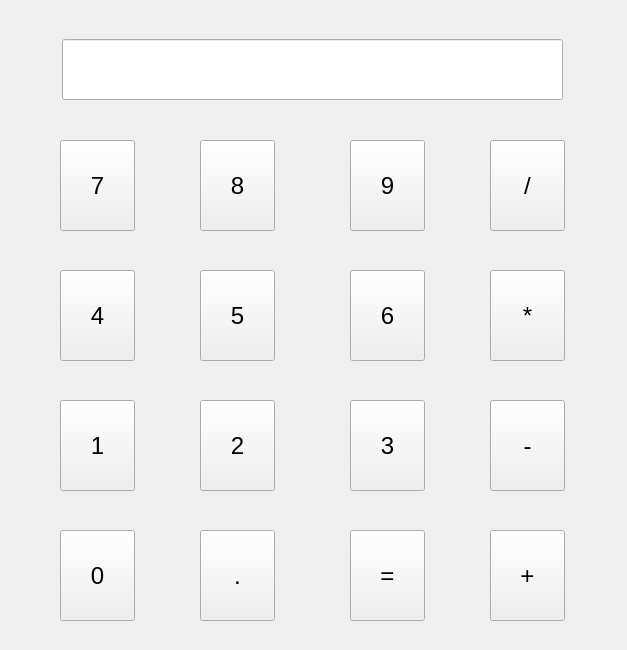
<?xml version="1.0" encoding="UTF-8"?>
<ui version="4.0">
 <class>Form</class>
 <widget class="QWidget" name="Form">
  <property name="geometry">
   <rect>
    <x>0</x>
    <y>0</y>
    <width>627</width>
    <height>650</height>
   </rect>
  </property>
  <property name="windowTitle">
   <string>computer</string>
  </property>
  <widget class="QPushButton" name="pushButton7">
   <property name="geometry">
    <rect>
     <x>60</x>
     <y>140</y>
     <width>75</width>
     <height>91</height>
    </rect>
   </property>
   <property name="font">
    <font>
     <family>Arial</family>
     <pointsize>18</pointsize>
    </font>
   </property>
   <property name="text">
    <string>7</string>
   </property>
  </widget>
  <widget class="QPushButton" name="pushButton8">
   <property name="geometry">
    <rect>
     <x>200</x>
     <y>140</y>
     <width>75</width>
     <height>91</height>
    </rect>
   </property>
   <property name="font">
    <font>
     <family>Arial</family>
     <pointsize>18</pointsize>
    </font>
   </property>
   <property name="text">
    <string>8</string>
   </property>
  </widget>
  <widget class="QPushButton" name="pushButton9">
   <property name="geometry">
    <rect>
     <x>350</x>
     <y>140</y>
     <width>75</width>
     <height>91</height>
    </rect>
   </property>
   <property name="font">
    <font>
     <family>Arial</family>
     <pointsize>18</pointsize>
    </font>
   </property>
   <property name="text">
    <string>9</string>
   </property>
  </widget>
  <widget class="QPushButton" name="pushButtondivide">
   <property name="geometry">
    <rect>
     <x>490</x>
     <y>140</y>
     <width>75</width>
     <height>91</height>
    </rect>
   </property>
   <property name="font">
    <font>
     <family>Arial</family>
     <pointsize>18</pointsize>
    </font>
   </property>
   <property name="text">
    <string>/</string>
   </property>
  </widget>
  <widget class="QPushButton" name="pushButton6">
   <property name="geometry">
    <rect>
     <x>350</x>
     <y>270</y>
     <width>75</width>
     <height>91</height>
    </rect>
   </property>
   <property name="font">
    <font>
     <family>Arial</family>
     <pointsize>18</pointsize>
    </font>
   </property>
   <property name="text">
    <string>6</string>
   </property>
  </widget>
  <widget class="QPushButton" name="pushButtonmutiply">
   <property name="geometry">
    <rect>
     <x>490</x>
     <y>270</y>
     <width>75</width>
     <height>91</height>
    </rect>
   </property>
   <property name="font">
    <font>
     <family>Arial</family>
     <pointsize>18</pointsize>
    </font>
   </property>
   <property name="text">
    <string>*</string>
   </property>
  </widget>
  <widget class="QPushButton" name="pushButton5">
   <property name="geometry">
    <rect>
     <x>200</x>
     <y>270</y>
     <width>75</width>
     <height>91</height>
    </rect>
   </property>
   <property name="font">
    <font>
     <family>Arial</family>
     <pointsize>18</pointsize>
    </font>
   </property>
   <property name="text">
    <string>5</string>
   </property>
  </widget>
  <widget class="QPushButton" name="pushButton4">
   <property name="geometry">
    <rect>
     <x>60</x>
     <y>270</y>
     <width>75</width>
     <height>91</height>
    </rect>
   </property>
   <property name="font">
    <font>
     <family>Arial</family>
     <pointsize>18</pointsize>
    </font>
   </property>
   <property name="text">
    <string>4</string>
   </property>
  </widget>
  <widget class="QPushButton" name="pushButton3">
   <property name="geometry">
    <rect>
     <x>350</x>
     <y>400</y>
     <width>75</width>
     <height>91</height>
    </rect>
   </property>
   <property name="font">
    <font>
     <family>Arial</family>
     <pointsize>18</pointsize>
    </font>
   </property>
   <property name="text">
    <string>3</string>
   </property>
  </widget>
  <widget class="QPushButton" name="pushButtonsubstract">
   <property name="geometry">
    <rect>
     <x>490</x>
     <y>400</y>
     <width>75</width>
     <height>91</height>
    </rect>
   </property>
   <property name="font">
    <font>
     <family>Arial</family>
     <pointsize>18</pointsize>
    </font>
   </property>
   <property name="text">
    <string>-</string>
   </property>
  </widget>
  <widget class="QPushButton" name="pushButton2">
   <property name="geometry">
    <rect>
     <x>200</x>
     <y>400</y>
     <width>75</width>
     <height>91</height>
    </rect>
   </property>
   <property name="font">
    <font>
     <family>Arial</family>
     <pointsize>18</pointsize>
    </font>
   </property>
   <property name="text">
    <string>2</string>
   </property>
  </widget>
  <widget class="QPushButton" name="pushButton1">
   <property name="geometry">
    <rect>
     <x>60</x>
     <y>400</y>
     <width>75</width>
     <height>91</height>
    </rect>
   </property>
   <property name="font">
    <font>
     <family>Arial</family>
     <pointsize>18</pointsize>
    </font>
   </property>
   <property name="text">
    <string>1</string>
   </property>
  </widget>
  <widget class="QLineEdit" name="lineEdit">
   <property name="geometry">
    <rect>
     <x>62</x>
     <y>39</y>
     <width>501</width>
     <height>61</height>
    </rect>
   </property>
   <property name="font">
    <font>
     <pointsize>13</pointsize>
     <weight>75</weight>
     <bold>true</bold>
    </font>
   </property>
  </widget>
  <widget class="QPushButton" name="pushButtonplus">
   <property name="geometry">
    <rect>
     <x>490</x>
     <y>530</y>
     <width>75</width>
     <height>91</height>
    </rect>
   </property>
   <property name="font">
    <font>
     <family>Arial</family>
     <pointsize>18</pointsize>
    </font>
   </property>
   <property name="text">
    <string>+</string>
   </property>
  </widget>
  <widget class="QPushButton" name="pushButton0">
   <property name="geometry">
    <rect>
     <x>60</x>
     <y>530</y>
     <width>75</width>
     <height>91</height>
    </rect>
   </property>
   <property name="font">
    <font>
     <family>Arial</family>
     <pointsize>18</pointsize>
    </font>
   </property>
   <property name="text">
    <string>0</string>
   </property>
  </widget>
  <widget class="QPushButton" name="pushButtonpoint">
   <property name="geometry">
    <rect>
     <x>200</x>
     <y>530</y>
     <width>75</width>
     <height>91</height>
    </rect>
   </property>
   <property name="font">
    <font>
     <family>Arial</family>
     <pointsize>18</pointsize>
    </font>
   </property>
   <property name="text">
    <string>.</string>
   </property>
  </widget>
  <widget class="QPushButton" name="pushButtonequal">
   <property name="geometry">
    <rect>
     <x>350</x>
     <y>530</y>
     <width>75</width>
     <height>91</height>
    </rect>
   </property>
   <property name="font">
    <font>
     <family>Arial</family>
     <pointsize>18</pointsize>
    </font>
   </property>
   <property name="text">
    <string>=</string>
   </property>
  </widget>
 </widget>
 <resources/>
 <connections/>
</ui>
